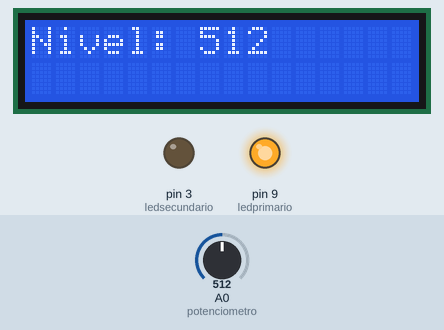
Simulated run of this sketch. Board: Arduino Uno, built with avr-gcc and run on an emulated ATmega328P. On the bench: 16×2 character LCD, output pins drawn as LEDs (lit = HIGH). Inputs (shaded band) come from the test bench; at power-on: A0 (potenciometro) = 512. What the sketch prints to the serial monitor is not drawn.

Above: at 1.2 s.
1.3 s: A0 (potenciometro) set to 487
At 2.5 s:
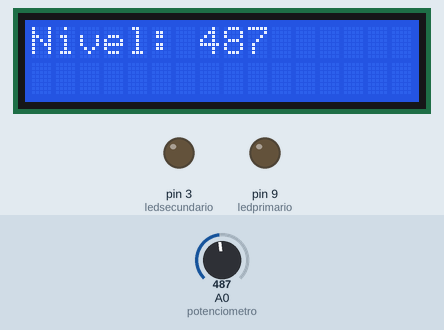
3.1 s: A0 (potenciometro) set to 810
At 3.9 s:
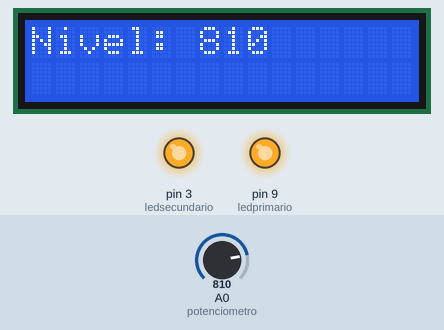
4.6 s: A0 (potenciometro) set to 787
At 5.3 s:
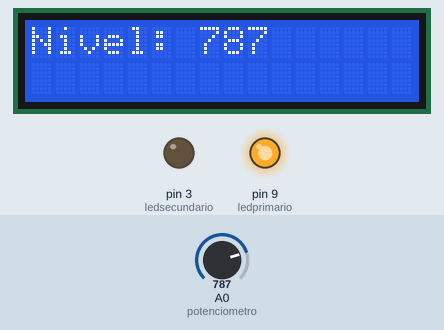
Timing chart, 0 to 7.6 s (numbered marks = the images above; inputs shaded):
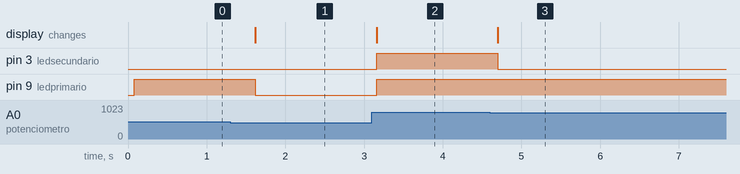

The sketch:

codigo.ino
```cpp
#include <Wire.h>
#include <LiquidCrystal_I2C.h>

const int potenciometro = A0;
const int ledprimario = 9;
const int ledsecundario = 3;

LiquidCrystal_I2C lcd(0x27, 16, 2);

void setup() {
  pinMode(ledprimario, OUTPUT);
  pinMode(ledsecundario, OUTPUT);
  lcd.init();
  lcd.backlight();
  Serial.begin(9600);
}

void loop() {
  int nivel = analogRead(potenciometro);
  Serial.println(nivel);

  lcd.clear();
  lcd.setCursor(0, 0);
  lcd.print("Nivel: ");
  lcd.print(nivel);

  if (nivel > 800){
    digitalWrite(ledprimario , HIGH);
    digitalWrite(ledsecundario , HIGH);
  } else if(nivel > 500){
    digitalWrite(ledprimario, HIGH);
    digitalWrite(ledsecundario, LOW);
  } else {
    digitalWrite(ledprimario , LOW);
    digitalWrite(ledsecundario, LOW);
  }

  delay(500);
}
```

Measured:
- the behaviour switches between 501 and 500 on A0 (potenciometro) (found by bisection; images 0 and 1)
- the behaviour switches between 801 and 800 on A0 (potenciometro) (found by bisection; images 2 and 3)
- after the input at 1.3 s, pin 9 (ledprimario): HIGH → LOW after 0.32 s; the display: changes after 0.32 s (image 1)
- after the input at 3.1 s, pin 3 (ledsecundario), pin 9 (ledprimario): LOW → HIGH after 0.06 s; the display: changes after 0.06 s (image 2)
- after the input at 4.6 s, pin 3 (ledsecundario): HIGH → LOW after 0.10 s; the display: changes after 0.10 s (image 3)
